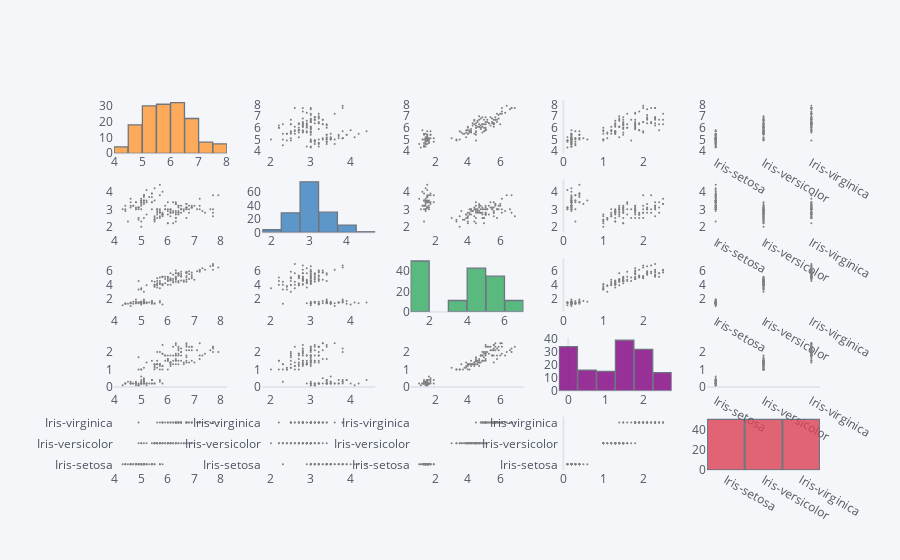

Notebook cell for this chart:
### Code cell
df.scatter_matrix()
# representation of histogram and scatter

### Figure 1 — Plotly figure (JSON) as saved in the notebook; plotly's stock layout.template omitted (floating-point values rounded to 4 significant figures; data arrays with more than 128 entries replaced by an {"elided": "..."} marker saying what was removed)
{"data": [{"histfunc": "count", "histnorm": "", "marker": {"color": "rgba(255, 153, 51, 1.0)", "line": {"color": "#4D5663", "width": 1.3}}, "name": "SepalLengthCm", "nbinsx": 10, "opacity": 0.8, "orientation": "v", "type": "histogram", "x": {"elided": "150 float values"}, "xaxis": "x", "yaxis": "y"}, {"line": {"color": "rgba(128, 128, 128, 1.0)", "dash": "solid", "shape": "linear", "width": 1.3}, "marker": {"size": 2, "symbol": "circle"}, "mode": "markers", "name": "SepalLengthCm", "text": "", "type": "scatter", "x": {"elided": "150 float values"}, "xaxis": "x2", "y": {"elided": "150 float values"}, "yaxis": "y2"}, {"line": {"color": "rgba(128, 128, 128, 1.0)", "dash": "solid", "shape": "linear", "width": 1.3}, "marker": {"size": 2, "symbol": "circle"}, "mode": "markers", "name": "SepalLengthCm", "text": "", "type": "scatter", "x": {"elided": "150 float values"}, "xaxis": "x3", "y": {"elided": "150 float values"}, "yaxis": "y3"}, {"line": {"color": "rgba(128, 128, 128, 1.0)", "dash": "solid", "shape": "linear", "width": 1.3}, "marker": {"size": 2, "symbol": "circle"}, "mode": "markers", "name": "SepalLengthCm", "text": "", "type": "scatter", "x": {"elided": "150 float values"}, "xaxis": "x4", "y": {"elided": "150 float values"}, "yaxis": "y4"}, {"line": {"color": "rgba(128, 128, 128, 1.0)", "dash": "solid", "shape": "linear", "width": 1.3}, "marker": {"size": 2, "symbol": "circle"}, "mode": "markers", "name": "SepalLengthCm", "text": "", "type": "scatter", "x": {"elided": "150 str values"}, "xaxis": "x5", "y": {"elided": "150 float values"}, "yaxis": "y5"}, {"line": {"color": "rgba(128, 128, 128, 1.0)", "dash": "solid", "shape": "linear", "width": 1.3}, "marker": {"size": 2, "symbol": "circle"}, "mode": "markers", "name": "SepalWidthCm", "text": "", "type": "scatter", "x": {"elided": "150 float values"}, "xaxis": "x6", "y": {"elided": "150 float values"}, "yaxis": "y6"}, {"histfunc": "count", "histnorm": "", "marker": {"color": "rgba(55, 128, 191, 1.0)", "line": {"color": "#4D5663", "width": 1.3}}, "name": "SepalWidthCm", "nbinsx": 10, "opacity": 0.8, "orientation": "v", "type": "histogram", "x": {"elided": "150 float values"}, "xaxis": "x7", "yaxis": "y7"}, {"line": {"color": "rgba(128, 128, 128, 1.0)", "dash": "solid", "shape": "linear", "width": 1.3}, "marker": {"size": 2, "symbol": "circle"}, "mode": "markers", "name": "SepalWidthCm", "text": "", "type": "scatter", "x": {"elided": "150 float values"}, "xaxis": "x8", "y": {"elided": "150 float values"}, "yaxis": "y8"}, {"line": {"color": "rgba(128, 128, 128, 1.0)", "dash": "solid", "shape": "linear", "width": 1.3}, "marker": {"size": 2, "symbol": "circle"}, "mode": "markers", "name": "SepalWidthCm", "text": "", "type": "scatter", "x": {"elided": "150 float values"}, "xaxis": "x9", "y": {"elided": "150 float values"}, "yaxis": "y9"}, {"line": {"color": "rgba(128, 128, 128, 1.0)", "dash": "solid", "shape": "linear", "width": 1.3}, "marker": {"size": 2, "symbol": "circle"}, "mode": "markers", "name": "SepalWidthCm", "text": "", "type": "scatter", "x": {"elided": "150 str values"}, "xaxis": "x10", "y": {"elided": "150 float values"}, "yaxis": "y10"}, {"line": {"color": "rgba(128, 128, 128, 1.0)", "dash": "solid", "shape": "linear", "width": 1.3}, "marker": {"size": 2, "symbol": "circle"}, "mode": "markers", "name": "PetalLengthCm", "text": "", "type": "scatter", "x": {"elided": "150 float values"}, "xaxis": "x11", "y": {"elided": "150 float values"}, "yaxis": "y11"}, {"line": {"color": "rgba(128, 128, 128, 1.0)", "dash": "solid", "shape": "linear", "width": 1.3}, "marker": {"size": 2, "symbol": "circle"}, "mode": "markers", "name": "PetalLengthCm", "text": "", "type": "scatter", "x": {"elided": "150 float values"}, "xaxis": "x12", "y": {"elided": "150 float values"}, "yaxis": "y12"}, {"histfunc": "count", "histnorm": "", "marker": {"color": "rgba(50, 171, 96, 1.0)", "line": {"color": "#4D5663", "width": 1.3}}, "name": "PetalLengthCm", "nbinsx": 10, "opacity": 0.8, "orientation": "v", "type": "histogram", "x": {"elided": "150 float values"}, "xaxis": "x13", "yaxis": "y13"}, {"line": {"color": "rgba(128, 128, 128, 1.0)", "dash": "solid", "shape": "linear", "width": 1.3}, "marker": {"size": 2, "symbol": "circle"}, "mode": "markers", "name": "PetalLengthCm", "text": "", "type": "scatter", "x": {"elided": "150 float values"}, "xaxis": "x14", "y": {"elided": "150 float values"}, "yaxis": "y14"}, {"line": {"color": "rgba(128, 128, 128, 1.0)", "dash": "solid", "shape": "linear", "width": 1.3}, "marker": {"size": 2, "symbol": "circle"}, "mode": "markers", "name": "PetalLengthCm", "text": "", "type": "scatter", "x": {"elided": "150 str values"}, "xaxis": "x15", "y": {"elided": "150 float values"}, "yaxis": "y15"}, {"line": {"color": "rgba(128, 128, 128, 1.0)", "dash": "solid", "shape": "linear", "width": 1.3}, "marker": {"size": 2, "symbol": "circle"}, "mode": "markers", "name": "PetalWidthCm", "text": "", "type": "scatter", "x": {"elided": "150 float values"}, "xaxis": "x16", "y": {"elided": "150 float values"}, "yaxis": "y16"}, {"line": {"color": "rgba(128, 128, 128, 1.0)", "dash": "solid", "shape": "linear", "width": 1.3}, "marker": {"size": 2, "symbol": "circle"}, "mode": "markers", "name": "PetalWidthCm", "text": "", "type": "scatter", "x": {"elided": "150 float values"}, "xaxis": "x17", "y": {"elided": "150 float values"}, "yaxis": "y17"}, {"line": {"color": "rgba(128, 128, 128, 1.0)", "dash": "solid", "shape": "linear", "width": 1.3}, "marker": {"size": 2, "symbol": "circle"}, "mode": "markers", "name": "PetalWidthCm", "text": "", "type": "scatter", "x": {"elided": "150 float values"}, "xaxis": "x18", "y": {"elided": "150 float values"}, "yaxis": "y18"}, {"histfunc": "count", "histnorm": "", "marker": {"color": "rgba(128, 0, 128, 1.0)", "line": {"color": "#4D5663", "width": 1.3}}, "name": "PetalWidthCm", "nbinsx": 10, "opacity": 0.8, "orientation": "v", "type": "histogram", "x": {"elided": "150 float values"}, "xaxis": "x19", "yaxis": "y19"}, {"line": {"color": "rgba(128, 128, 128, 1.0)", "dash": "solid", "shape": "linear", "width": 1.3}, "marker": {"size": 2, "symbol": "circle"}, "mode": "markers", "name": "PetalWidthCm", "text": "", "type": "scatter", "x": {"elided": "150 str values"}, "xaxis": "x20", "y": {"elided": "150 float values"}, "yaxis": "y20"}, {"line": {"color": "rgba(128, 128, 128, 1.0)", "dash": "solid", "shape": "linear", "width": 1.3}, "marker": {"size": 2, "symbol": "circle"}, "mode": "markers", "name": "Species", "text": "", "type": "scatter", "x": {"elided": "150 float values"}, "xaxis": "x21", "y": {"elided": "150 str values"}, "yaxis": "y21"}, {"line": {"color": "rgba(128, 128, 128, 1.0)", "dash": "solid", "shape": "linear", "width": 1.3}, "marker": {"size": 2, "symbol": "circle"}, "mode": "markers", "name": "Species", "text": "", "type": "scatter", "x": {"elided": "150 float values"}, "xaxis": "x22", "y": {"elided": "150 str values"}, "yaxis": "y22"}, {"line": {"color": "rgba(128, 128, 128, 1.0)", "dash": "solid", "shape": "linear", "width": 1.3}, "marker": {"size": 2, "symbol": "circle"}, "mode": "markers", "name": "Species", "text": "", "type": "scatter", "x": {"elided": "150 float values"}, "xaxis": "x23", "y": {"elided": "150 str values"}, "yaxis": "y23"}, {"line": {"color": "rgba(128, 128, 128, 1.0)", "dash": "solid", "shape": "linear", "width": 1.3}, "marker": {"size": 2, "symbol": "circle"}, "mode": "markers", "name": "Species", "text": "", "type": "scatter", "x": {"elided": "150 float values"}, "xaxis": "x24", "y": {"elided": "150 str values"}, "yaxis": "y24"}, {"histfunc": "count", "histnorm": "", "marker": {"color": "rgba(219, 64, 82, 1.0)", "line": {"color": "#4D5663", "width": 1.3}}, "name": "Species", "nbinsx": 10, "opacity": 0.8, "orientation": "v", "type": "histogram", "x": {"elided": "150 str values"}, "xaxis": "x25", "yaxis": "y25"}], "layout": {"bargap": 0.02, "legend": {"bgcolor": "#F5F6F9", "font": {"color": "#4D5663"}}, "paper_bgcolor": "#F5F6F9", "plot_bgcolor": "#F5F6F9", "showlegend": false, "title": {"font": {"color": "#4D5663"}}, "xaxis": {"anchor": "y", "domain": [0, 0.16], "gridcolor": "#E1E5ED", "showgrid": false, "tickfont": {"color": "#4D5663"}, "title": {"font": {"color": "#4D5663"}, "text": ""}, "zerolinecolor": "#E1E5ED"}, "xaxis10": {"anchor": "y10", "domain": [0.84, 1], "gridcolor": "#E1E5ED", "showgrid": false, "tickfont": {"color": "#4D5663"}, "title": {"font": {"color": "#4D5663"}, "text": ""}, "zerolinecolor": "#E1E5ED"}, "xaxis11": {"anchor": "y11", "domain": [0, 0.16], "gridcolor": "#E1E5ED", "showgrid": false, "tickfont": {"color": "#4D5663"}, "title": {"font": {"color": "#4D5663"}, "text": ""}, "zerolinecolor": "#E1E5ED"}, "xaxis12": {"anchor": "y12", "domain": [0.21, 0.37], "gridcolor": "#E1E5ED", "showgrid": false, "tickfont": {"color": "#4D5663"}, "title": {"font": {"color": "#4D5663"}, "text": ""}, "zerolinecolor": "#E1E5ED"}, "xaxis13": {"anchor": "y13", "domain": [0.42, 0.58], "gridcolor": "#E1E5ED", "showgrid": false, "tickfont": {"color": "#4D5663"}, "title": {"font": {"color": "#4D5663"}, "text": ""}, "zerolinecolor": "#E1E5ED"}, "xaxis14": {"anchor": "y14", "domain": [0.63, 0.79], "gridcolor": "#E1E5ED", "showgrid": false, "tickfont": {"color": "#4D5663"}, "title": {"font": {"color": "#4D5663"}, "text": ""}, "zerolinecolor": "#E1E5ED"}, "xaxis15": {"anchor": "y15", "domain": [0.84, 1], "gridcolor": "#E1E5ED", "showgrid": false, "tickfont": {"color": "#4D5663"}, "title": {"font": {"color": "#4D5663"}, "text": ""}, "zerolinecolor": "#E1E5ED"}, "xaxis16": {"anchor": "y16", "domain": [0, 0.16], "gridcolor": "#E1E5ED", "showgrid": false, "tickfont": {"color": "#4D5663"}, "title": {"font": {"color": "#4D5663"}, "text": ""}, "zerolinecolor": "#E1E5ED"}, "xaxis17": {"anchor": "y17", "domain": [0.21, 0.37], "gridcolor": "#E1E5ED", "showgrid": false, "tickfont": {"color": "#4D5663"}, "title": {"font": {"color": "#4D5663"}, "text": ""}, "zerolinecolor": "#E1E5ED"}, "xaxis18": {"anchor": "y18", "domain": [0.42, 0.58], "gridcolor": "#E1E5ED", "showgrid": false, "tickfont": {"color": "#4D5663"}, "title": {"font": {"color": "#4D5663"}, "text": ""}, "zerolinecolor": "#E1E5ED"}, "xaxis19": {"anchor": "y19", "domain": [0.63, 0.79], "gridcolor": "#E1E5ED", "showgrid": false, "tickfont": {"color": "#4D5663"}, "title": {"font": {"color": "#4D5663"}, "text": ""}, "zerolinecolor": "#E1E5ED"}, "xaxis2": {"anchor": "y2", "domain": [0.21, 0.37], "gridcolor": "#E1E5ED", "showgrid": false, "tickfont": {"color": "#4D5663"}, "title": {"font": {"color": "#4D5663"}, "text": ""}, "zerolinecolor": "#E1E5ED"}, "xaxis20": {"anchor": "y20", "domain": [0.84, 1], "gridcolor": "#E1E5ED", "showgrid": false, "tickfont": {"color": "#4D5663"}, "title": {"font": {"color": "#4D5663"}, "text": ""}, "zerolinecolor": "#E1E5ED"}, "xaxis21": {"anchor": "y21", "domain": [0, 0.16], "gridcolor": "#E1E5ED", "showgrid": false, "tickfont": {"color": "#4D5663"}, "title": {"font": {"color": "#4D5663"}, "text": ""}, "zerolinecolor": "#E1E5ED"}, "xaxis22": {"anchor": "y22", "domain": [0.21, 0.37], "gridcolor": "#E1E5ED", "showgrid": false, "tickfont": {"color": "#4D5663"}, "title": {"font": {"color": "#4D5663"}, "text": ""}, "zerolinecolor": "#E1E5ED"}, "xaxis23": {"anchor": "y23", "domain": [0.42, 0.58], "gridcolor": "#E1E5ED", "showgrid": false, "tickfont": {"color": "#4D5663"}, "title": {"font": {"color": "#4D5663"}, "text": ""}, "zerolinecolor": "#E1E5ED"}, "xaxis24": {"anchor": "y24", "domain": [0.63, 0.79], "gridcolor": "#E1E5ED", "showgrid": false, "tickfont": {"color": "#4D5663"}, "title": {"font": {"color": "#4D5663"}, "text": ""}, "zerolinecolor": "#E1E5ED"}, "xaxis25": {"anchor": "y25", "domain": [0.84, 1], "gridcolor": "#E1E5ED", "showgrid": false, "tickfont": {"color": "#4D5663"}, "title": {"font": {"color": "#4D5663"}, "text": ""}, "zerolinecolor": "#E1E5ED"}, "xaxis3": {"anchor": "y3", "domain": [0.42, 0.58], "gridcolor": "#E1E5ED", "showgrid": false, "tickfont": {"color": "#4D5663"}, "title": {"font": {"color": "#4D5663"}, "text": ""}, "zerolinecolor": "#E1E5ED"}, "xaxis4": {"anchor": "y4", "domain": [0.63, 0.79], "gridcolor": "#E1E5ED", "showgrid": false, "tickfont": {"color": "#4D5663"}, "title": {"font": {"color": "#4D5663"}, "text": ""}, "zerolinecolor": "#E1E5ED"}, "xaxis5": {"anchor": "y5", "domain": [0.84, 1], "gridcolor": "#E1E5ED", "showgrid": false, "tickfont": {"color": "#4D5663"}, "title": {"font": {"color": "#4D5663"}, "text": ""}, "zerolinecolor": "#E1E5ED"}, "xaxis6": {"anchor": "y6", "domain": [0, 0.16], "gridcolor": "#E1E5ED", "showgrid": false, "tickfont": {"color": "#4D5663"}, "title": {"font": {"color": "#4D5663"}, "text": ""}, "zerolinecolor": "#E1E5ED"}, "xaxis7": {"anchor": "y7", "domain": [0.21, 0.37], "gridcolor": "#E1E5ED", "showgrid": false, "tickfont": {"color": "#4D5663"}, "title": {"font": {"color": "#4D5663"}, "text": ""}, "zerolinecolor": "#E1E5ED"}, "xaxis8": {"anchor": "y8", "domain": [0.42, 0.58], "gridcolor": "#E1E5ED", "showgrid": false, "tickfont": {"color": "#4D5663"}, "title": {"font": {"color": "#4D5663"}, "text": ""}, "zerolinecolor": "#E1E5ED"}, "xaxis9": {"anchor": "y9", "domain": [0.63, 0.79], "gridcolor": "#E1E5ED", "showgrid": false, "tickfont": {"color": "#4D5663"}, "title": {"font": {"color": "#4D5663"}, "text": ""}, "zerolinecolor": "#E1E5ED"}, "yaxis": {"anchor": "x", "domain": [0.856, 1], "gridcolor": "#E1E5ED", "showgrid": false, "tickfont": {"color": "#4D5663"}, "title": {"font": {"color": "#4D5663"}, "text": ""}, "zerolinecolor": "#E1E5ED"}, "yaxis10": {"anchor": "x10", "domain": [0.642, 0.786], "gridcolor": "#E1E5ED", "showgrid": false, "tickfont": {"color": "#4D5663"}, "title": {"font": {"color": "#4D5663"}, "text": ""}, "zerolinecolor": "#E1E5ED"}, "yaxis11": {"anchor": "x11", "domain": [0.428, 0.572], "gridcolor": "#E1E5ED", "showgrid": false, "tickfont": {"color": "#4D5663"}, "title": {"font": {"color": "#4D5663"}, "text": ""}, "zerolinecolor": "#E1E5ED"}, "yaxis12": {"anchor": "x12", "domain": [0.428, 0.572], "gridcolor": "#E1E5ED", "showgrid": false, "tickfont": {"color": "#4D5663"}, "title": {"font": {"color": "#4D5663"}, "text": ""}, "zerolinecolor": "#E1E5ED"}, "yaxis13": {"anchor": "x13", "domain": [0.428, 0.572], "gridcolor": "#E1E5ED", "showgrid": false, "tickfont": {"color": "#4D5663"}, "title": {"font": {"color": "#4D5663"}, "text": ""}, "zerolinecolor": "#E1E5ED"}, "yaxis14": {"anchor": "x14", "domain": [0.428, 0.572], "gridcolor": "#E1E5ED", "showgrid": false, "tickfont": {"color": "#4D5663"}, "title": {"font": {"color": "#4D5663"}, "text": ""}, "zerolinecolor": "#E1E5ED"}, "yaxis15": {"anchor": "x15", "domain": [0.428, 0.572], "gridcolor": "#E1E5ED", "showgrid": false, "tickfont": {"color": "#4D5663"}, "title": {"font": {"color": "#4D5663"}, "text": ""}, "zerolinecolor": "#E1E5ED"}, "yaxis16": {"anchor": "x16", "domain": [0.214, 0.358], "gridcolor": "#E1E5ED", "showgrid": false, "tickfont": {"color": "#4D5663"}, "title": {"font": {"color": "#4D5663"}, "text": ""}, "zerolinecolor": "#E1E5ED"}, "yaxis17": {"anchor": "x17", "domain": [0.214, 0.358], "gridcolor": "#E1E5ED", "showgrid": false, "tickfont": {"color": "#4D5663"}, "title": {"font": {"color": "#4D5663"}, "text": ""}, "zerolinecolor": "#E1E5ED"}, "yaxis18": {"anchor": "x18", "domain": [0.214, 0.358], "gridcolor": "#E1E5ED", "showgrid": false, "tickfont": {"color": "#4D5663"}, "title": {"font": {"color": "#4D5663"}, "text": ""}, "zerolinecolor": "#E1E5ED"}, "yaxis19": {"anchor": "x19", "domain": [0.214, 0.358], "gridcolor": "#E1E5ED", "showgrid": false, "tickfont": {"color": "#4D5663"}, "title": {"font": {"color": "#4D5663"}, "text": ""}, "zerolinecolor": "#E1E5ED"}, "yaxis2": {"anchor": "x2", "domain": [0.856, 1], "gridcolor": "#E1E5ED", "showgrid": false, "tickfont": {"color": "#4D5663"}, "title": {"font": {"color": "#4D5663"}, "text": ""}, "zerolinecolor": "#E1E5ED"}, "yaxis20": {"anchor": "x20", "domain": [0.214, 0.358], "gridcolor": "#E1E5ED", "showgrid": false, "tickfont": {"color": "#4D5663"}, "title": {"font": {"color": "#4D5663"}, "text": ""}, "zerolinecolor": "#E1E5ED"}, "yaxis21": {"anchor": "x21", "domain": [0, 0.144], "gridcolor": "#E1E5ED", "showgrid": false, "tickfont": {"color": "#4D5663"}, "title": {"font": {"color": "#4D5663"}, "text": ""}, "zerolinecolor": "#E1E5ED"}, "yaxis22": {"anchor": "x22", "domain": [0, 0.144], "gridcolor": "#E1E5ED", "showgrid": false, "tickfont": {"color": "#4D5663"}, "title": {"font": {"color": "#4D5663"}, "text": ""}, "zerolinecolor": "#E1E5ED"}, "yaxis23": {"anchor": "x23", "domain": [0, 0.144], "gridcolor": "#E1E5ED", "showgrid": false, "tickfont": {"color": "#4D5663"}, "title": {"font": {"color": "#4D5663"}, "text": ""}, "zerolinecolor": "#E1E5ED"}, "yaxis24": {"anchor": "x24", "domain": [0, 0.144], "gridcolor": "#E1E5ED", "showgrid": false, "tickfont": {"color": "#4D5663"}, "title": {"font": {"color": "#4D5663"}, "text": ""}, "zerolinecolor": "#E1E5ED"}, "yaxis25": {"anchor": "x25", "domain": [0, 0.144], "gridcolor": "#E1E5ED", "showgrid": false, "tickfont": {"color": "#4D5663"}, "title": {"font": {"color": "#4D5663"}, "text": ""}, "zerolinecolor": "#E1E5ED"}, "yaxis3": {"anchor": "x3", "domain": [0.856, 1], "gridcolor": "#E1E5ED", "showgrid": false, "tickfont": {"color": "#4D5663"}, "title": {"font": {"color": "#4D5663"}, "text": ""}, "zerolinecolor": "#E1E5ED"}, "yaxis4": {"anchor": "x4", "domain": [0.856, 1], "gridcolor": "#E1E5ED", "showgrid": false, "tickfont": {"color": "#4D5663"}, "title": {"font": {"color": "#4D5663"}, "text": ""}, "zerolinecolor": "#E1E5ED"}, "yaxis5": {"anchor": "x5", "domain": [0.856, 1], "gridcolor": "#E1E5ED", "showgrid": false, "tickfont": {"color": "#4D5663"}, "title": {"font": {"color": "#4D5663"}, "text": ""}, "zerolinecolor": "#E1E5ED"}, "yaxis6": {"anchor": "x6", "domain": [0.642, 0.786], "gridcolor": "#E1E5ED", "showgrid": false, "tickfont": {"color": "#4D5663"}, "title": {"font": {"color": "#4D5663"}, "text": ""}, "zerolinecolor": "#E1E5ED"}, "yaxis7": {"anchor": "x7", "domain": [0.642, 0.786], "gridcolor": "#E1E5ED", "showgrid": false, "tickfont": {"color": "#4D5663"}, "title": {"font": {"color": "#4D5663"}, "text": ""}, "zerolinecolor": "#E1E5ED"}, "yaxis8": {"anchor": "x8", "domain": [0.642, 0.786], "gridcolor": "#E1E5ED", "showgrid": false, "tickfont": {"color": "#4D5663"}, "title": {"font": {"color": "#4D5663"}, "text": ""}, "zerolinecolor": "#E1E5ED"}, "yaxis9": {"anchor": "x9", "domain": [0.642, 0.786], "gridcolor": "#E1E5ED", "showgrid": false, "tickfont": {"color": "#4D5663"}, "title": {"font": {"color": "#4D5663"}, "text": ""}, "zerolinecolor": "#E1E5ED"}}}
